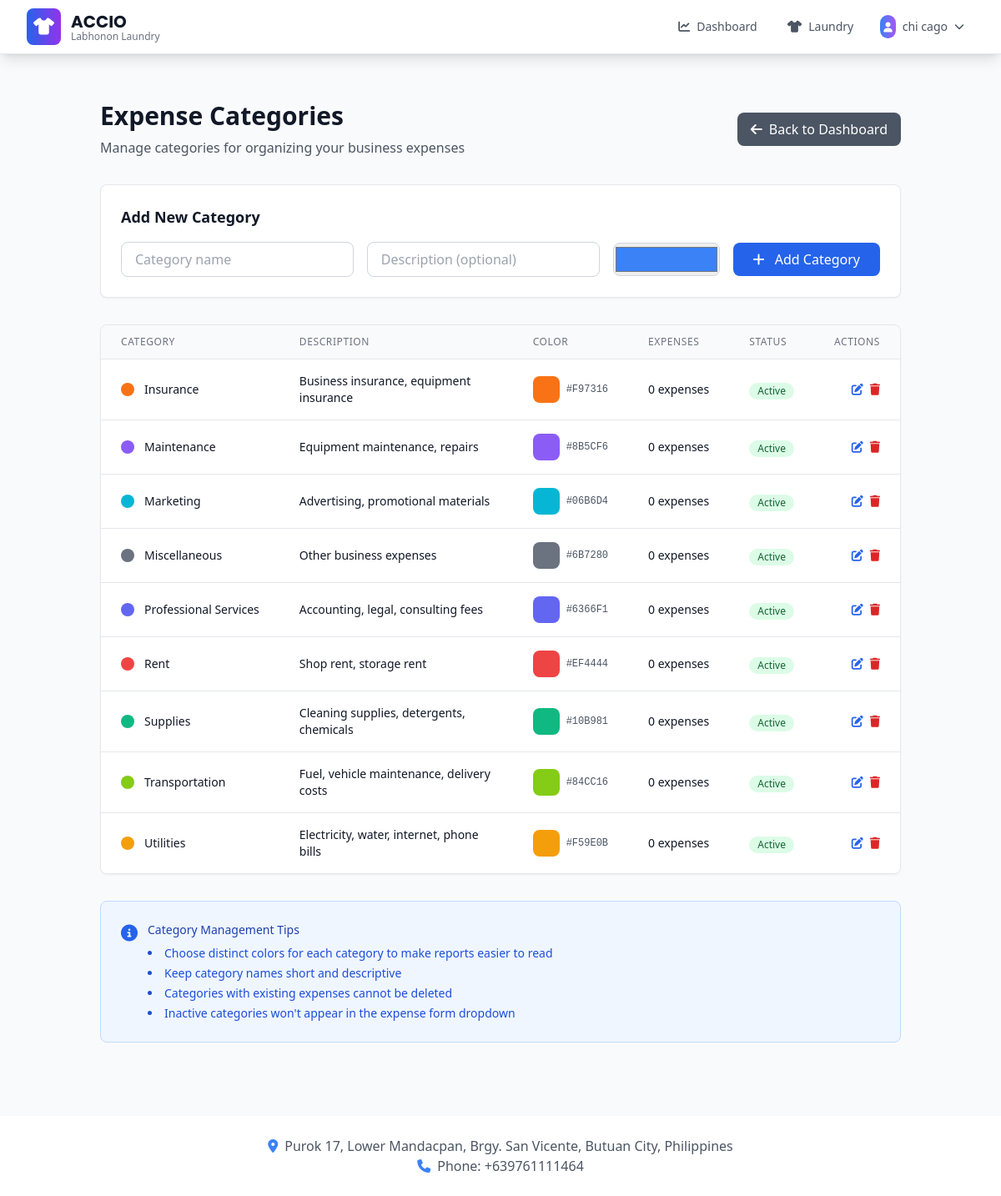
Page /expenses/categories (signed in) on the committed database.
### app/models.py (models this page shows, shortened)
class User(db.Model, UserMixin):
    id = db.Column(db.Integer, primary_key=True)
    email = db.Column(db.String(150), unique=True)
    password = db.Column(db.String(150))
    full_name = db.Column(db.String(150))
    phone = db.Column(db.String(20))
    role = db.Column(db.String(20), default='employee')  # 'super_admin', 'admin', 'manager', 'employee'
    is_active = db.Column(db.Boolean, default=True)
    date_created = db.Column(db.DateTime, default=datetime.utcnow)
    def is_admin(self):
        return self.role in ['admin', 'super_admin']

class ExpenseCategory(db.Model):
    id = db.Column(db.Integer, primary_key=True)
    name = db.Column(db.String(100), nullable=False, unique=True)
    description = db.Column(db.Text)
    color = db.Column(db.String(7), default='#3B82F6')  # Hex color for UI
    is_active = db.Column(db.Boolean, default=True)
    created_at = db.Column(db.DateTime, default=datetime.utcnow)
    updated_at = db.Column(db.DateTime, default=datetime.utcnow, onupdate=datetime.utcnow)
    expenses = db.relationship('Expense', backref='category', lazy=True)

### app/expenses.py (the view)
@expenses_bp.route('/categories')
@login_required
def list_categories():
    categories = ExpenseCategory.query.order_by(ExpenseCategory.name).all()
    return render_template('expenses/categories.html', categories=categories)

### app/__init__.py (called while the page is built)
@login_manager.user_loader
def load_user(id):
    from .models import User
    return User.query.get(int(id))

### app/templates/expenses/categories.html (shortened to what this page needs)
{% extends "base.html" %}
{% block content %}
<div class="container mx-auto px-4 sm:px-6 lg:px-8 py-8">
    <div class="mb-8 flex justify-between items-center">
        <div>
            <h1 class="text-3xl font-bold text-gray-900 mb-2">Expense Categories</h1>
            <p class="text-gray-600">Manage categories for organizing your business expenses</p>
        </div>
        <a href="{{ url_for('expenses.dashboard') }}"
           class="bg-gray-600 hover:bg-gray-700 text-white px-4 py-2 rounded-lg flex items-center transition-colors duration-200">
            <i class="fas fa-arrow-left mr-2"></i>
            Back to Dashboard
        </a>
    </div>
    <div class="bg-white rounded-lg shadow-sm border border-gray-200 p-6 mb-8">
        <h3 class="text-lg font-semibold text-gray-900 mb-4">Add New Category</h3>
        <form method="POST" action="{{ url_for('expenses.add_category') }}" class="flex flex-wrap items-center gap-4">
            <div class="flex-1 min-w-64">
                <input type="text" name="name" required
                       placeholder="Category name"
                       class="w-full px-4 py-2 border border-gray-300 rounded-lg focus:ring-2 focus:ring-blue-500 focus:border-transparent">
            </div>
            <div class="flex-1 min-w-64">
                <input type="text" name="description"
                       placeholder="Description (optional)"
                       class="w-full px-4 py-2 border border-gray-300 rounded-lg focus:ring-2 focus:ring-blue-500 focus:border-transparent">
            </div>
            <div class="min-w-32">
                <input type="color" name="color" value="#3B82F6"
                       class="w-full h-10 border border-gray-300 rounded-lg">
            </div>
            <button type="submit"
                    class="bg-blue-600 hover:bg-blue-700 text-white px-6 py-2 rounded-lg transition-colors duration-200">
                <i class="fas fa-plus mr-2"></i>
                Add Category
            </button>
        </form>
    </div>
    <div class="bg-white rounded-lg shadow-sm border border-gray-200 overflow-hidden">
        {% if categories %}
        <div class="overflow-x-auto">
            <table class="min-w-full divide-y divide-gray-200">
                <thead class="bg-gray-50">
                    <tr>
                        <th class="px-6 py-3 text-left text-xs font-medium text-gray-500 uppercase tracking-wider">Category</th>
                        <th class="px-6 py-3 text-left text-xs font-medium text-gray-500 uppercase tracking-wider">Description</th>
                        <th class="px-6 py-3 text-left text-xs font-medium text-gray-500 uppercase tracking-wider">Color</th>
                        <th class="px-6 py-3 text-left text-xs font-medium text-gray-500 uppercase tracking-wider">Expenses</th>
                        <th class="px-6 py-3 text-left text-xs font-medium text-gray-500 uppercase tracking-wider">Status</th>
                        <th class="px-6 py-3 text-right text-xs font-medium text-gray-500 uppercase tracking-wider">Actions</th>
                    </tr>
                </thead>
                <tbody class="bg-white divide-y divide-gray-200">
                    {% for category in categories %}
                    <tr class="hover:bg-gray-50 transition-colors duration-200" style="--category-color: {{ category.color }}">
                        <td class="px-6 py-4 whitespace-nowrap">
                            <div class="flex items-center">
                                <div class="w-4 h-4 rounded-full mr-3" style="background-color: var(--category-color)"></div>
                                <div class="text-sm font-medium text-gray-900">{{ category.name }}</div>
                            </div>
                        </td>
                        <td class="px-6 py-4">
                            <div class="text-sm text-gray-900">{{ category.description or '-' }}</div>
                        </td>
                        <td class="px-6 py-4 whitespace-nowrap">
                            <div class="flex items-center">
                                <div class="w-8 h-8 rounded-lg mr-2" style="background-color: var(--category-color)"></div>
                                <span class="text-xs font-mono text-gray-600">{{ category.color }}</span>
                            </div>
                        </td>
                        <td class="px-6 py-4 whitespace-nowrap text-sm text-gray-900">
                            {{ category.expenses|length }} expenses
                        </td>
                        <td class="px-6 py-4 whitespace-nowrap">
                            {% if category.is_active %}
                            <span class="inline-flex items-center px-2.5 py-0.5 rounded-full text-xs font-medium bg-green-100 text-green-800">
                                Active
                            </span>
                            {% else %}
                            <span class="inline-flex items-center px-2.5 py-0.5 rounded-full text-xs font-medium bg-gray-100 text-gray-800">
                                Inactive
                            </span>
                            {% endif %}
                        </td>
                        <td class="px-6 py-4 whitespace-nowrap text-right text-sm font-medium">
                            <div class="flex justify-end space-x-2">
                                <button class="text-blue-600 hover:text-blue-700 transition-colors duration-200" title="Edit Category">
                                    <i class="fas fa-edit"></i>
                                </button>
                                {% if category.expenses|length == 0 %}
                                <button class="text-red-600 hover:text-red-700 transition-colors duration-200" title="Delete Category">
                                    <i class="fas fa-trash"></i>
                                </button>
                                {% endif %}
                            </div>
                        </td>
                    </tr>
                    {% endfor %}
                </tbody>
            </table>
        </div>
        {% else %}
        <div class="text-center py-12">
            <i class="fas fa-tags text-gray-400 text-6xl mb-4"></i>
            <h3 class="text-xl font-semibold text-gray-900 mb-2">No categories found</h3>
            <p class="text-gray-600 mb-6">Add your first expense category to get started.</p>
        </div>
        {% endif %}
    </div>
    <div class="mt-8 bg-blue-50 border border-blue-200 rounded-lg p-6">
        <div class="flex items-start">
            <div class="flex-shrink-0">
                <i class="fas fa-info-circle text-blue-600 text-xl"></i>
            </div>
            <div class="ml-3">
                <h3 class="text-sm font-medium text-blue-800">Category Management Tips</h3>
                <ul class="text-sm text-blue-700 mt-2 list-disc list-inside space-y-1">
                    <li>Choose distinct colors for each category to make reports easier to read</li>
                    <li>Keep category names short and descriptive</li>
                    <li>Categories with existing expenses cannot be deleted</li>
                    <li>Inactive categories won't appear in the expense form dropdown</li>
                </ul>
            </div>
        </div>
    </div>
</div>
{% endblock %}

### app/templates/base.html (shortened to what this page needs)
<!DOCTYPE html>
<html lang="en">
<head>
    <script src="https://cdn.tailwindcss.com"></script>
    <link rel="stylesheet" href="https://cdnjs.cloudflare.com/ajax/libs/font-awesome/6.4.0/css/all.min.css">
</head>
<body class="bg-gray-50 font-sans" data-authenticated="{% if current_user.is_authenticated %}true{% else %}false{% endif %}">
    <nav class="bg-white shadow-lg border-b border-gray-200 relative z-50">
        <div class="max-w-7xl mx-auto px-4 sm:px-6 lg:px-8">
            <div class="flex justify-between items-center h-16">
                <div class="flex items-center flex-shrink-0">
                    <div class="flex-shrink-0 flex items-center">
                        <div class="bg-gradient-to-r from-blue-600 to-purple-600 rounded-lg p-2 mr-3">
                            <i class="fas fa-tshirt text-white text-xl"></i>
                        </div>
                        <div>
                            <h1 class="brand-font text-xl font-bold text-gray-900">ACCIO</h1>
                            <p class="text-xs text-gray-500 -mt-1">Labhonon Laundry</p>
                        </div>
                    </div>
                </div>
                <div class="hidden md:flex items-center space-x-1 flex-1 justify-end">
                    {% if current_user.is_authenticated %}
                        <a href="{{ url_for('views.dashboard') }}"
                           class="flex items-center px-4 py-2 rounded-lg text-sm font-medium transition-all duration-200
                                  {% if request.endpoint == 'views.dashboard' %}
                                      bg-blue-50 text-blue-700 border border-blue-200
                                  {% else %}
                                      text-gray-600 hover:text-blue-700 hover:bg-blue-50
                                  {% endif %}">
                            <i class="fas fa-chart-line mr-2"></i>
                            Dashboard
                        </a>
                        <a href="{{ url_for('laundry.list_laundries') }}"
                           class="flex items-center px-4 py-2 rounded-lg text-sm font-medium transition-all duration-200
                                  {% if request.endpoint == 'laundry.list_laundries' %}
                                      bg-blue-50 text-blue-700 border border-blue-200
                                  {% else %}
                                      text-gray-600 hover:text-blue-700 hover:bg-blue-50
                                  {% endif %}">
                            <i class="fas fa-tshirt mr-2"></i>
                            Laundry
                        </a>
                        <div class="relative ml-4 group">
                            <button class="flex items-center px-3 py-2 rounded-lg text-sm font-medium text-gray-600 hover:text-blue-700 hover:bg-blue-50 transition-all duration-200">
                                <div class="bg-gradient-to-r from-blue-500 to-purple-500 rounded-full p-1 mr-2">
                                    <i class="fas fa-user text-white text-xs"></i>
                                </div>
                                {{ current_user.full_name or current_user.email.split('@')[0] }}
                                <i class="fas fa-chevron-down ml-2 text-xs"></i>
                            </button>
                        </div>
                    {% endif %}
                </div>
            </div>
        </div>
    </nav>
    <main class="max-w-7xl mx-auto px-4 py-6">
        {% block content %}{% endblock %}
    </main>
    <footer class="bg-white shadow-lg mt-8">
        <div class="max-w-7xl mx-auto px-4 py-6">
            <div class="text-center text-gray-600">
                <p><i class="fas fa-map-marker-alt mr-2 text-blue-500"></i>Purok 17, Lower Mandacpan, Brgy. San Vicente, Butuan City, Philippines</p>
                <p><i class="fas fa-phone mr-2 text-blue-500"></i>Phone: +639761111464</p>
            </div>
        </div>
    </footer>
</body>
</html>

### app/templates/base.html (style rules this page uses)
body { font-family: 'Inter', sans-serif; }
.brand-font { font-family: 'Poppins', sans-serif; }

### rows in the picture
User: full_name "chi cago"
ExpenseCategory: name "Insurance", description "Business insurance, equipment insurance", color "#F97316", expenses|length "0", is_active "Active"
ExpenseCategory: name "Maintenance", description "Equipment maintenance, repairs", color "#8B5CF6", expenses|length "0", is_active "Active"
ExpenseCategory: name "Marketing", description "Advertising, promotional materials", color "#06B6D4", expenses|length "0", is_active "Active"
ExpenseCategory: name "Miscellaneous", description "Other business expenses", color "#6B7280", expenses|length "0", is_active "Active"
ExpenseCategory: name "Professional Services", description "Accounting, legal, consulting fees", color "#6366F1", expenses|length "0", is_active "Active"
ExpenseCategory: name "Rent", description "Shop rent, storage rent", color "#EF4444", expenses|length "0", is_active "Active"
ExpenseCategory: name "Supplies", description "Cleaning supplies, detergents, chemicals", color "#10B981", expenses|length "0", is_active "Active"
ExpenseCategory: name "Transportation", description "Fuel, vehicle maintenance, delivery costs", color "#84CC16", expenses|length "0", is_active "Active"
ExpenseCategory: name "Utilities", description "Electricity, water, internet, phone bills", color "#F59E0B", expenses|length "0", is_active "Active"
